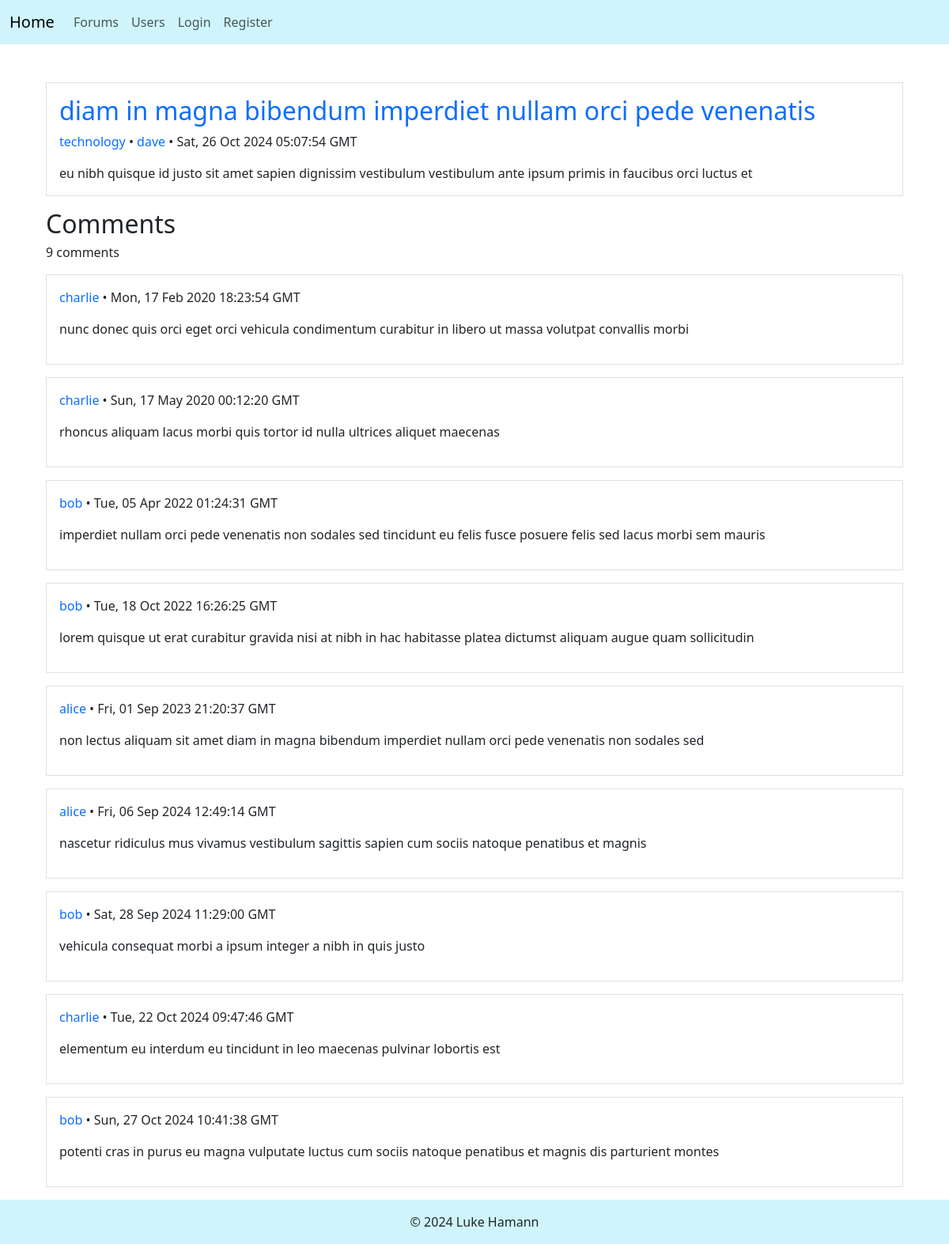
The app's page /?action=post&id=68 with its own data.
### tables this page shows
CREATE TABLE Posts (
    id int NOT NULL AUTO_INCREMENT,
    title varchar(128) NOT NULL,
    content varchar(1024) NOT NULL,
    creationDate datetime NOT NULL DEFAULT CURRENT_TIMESTAMP,
    userId int NOT NULL,
    forumId int NOT NULL,
    isHidden boolean NOT NULL,
    PRIMARY KEY (id),
    FOREIGN KEY (userId) REFERENCES Users(id) ON DELETE CASCADE,
    FOREIGN KEY (forumId) REFERENCES Forums(id) ON DELETE CASCADE
);

CREATE TABLE Forums (
    id int NOT NULL AUTO_INCREMENT,
    name varchar(32) NOT NULL,
    PRIMARY KEY (id),
    UNIQUE (name)
);

CREATE TABLE Users (
    id int NOT NULL AUTO_INCREMENT,
    name varchar(32) NOT NULL,
    password varchar(255) NOT NULL,
    isAdmin boolean NOT NULL,
    isGhost boolean NOT NULL,
    PRIMARY KEY (id),
    UNIQUE (name)
);

CREATE TABLE Comments (
    id int NOT NULL AUTO_INCREMENT,
    content varchar(1024) NOT NULL,
    creationDate datetime NOT NULL DEFAULT CURRENT_TIMESTAMP,
    postId int NOT NULL,
    userId int NOT NULL,
    PRIMARY KEY (id),
    FOREIGN KEY (postId) REFERENCES Posts(id) ON DELETE CASCADE,
    FOREIGN KEY (userId) REFERENCES Users(id) ON DELETE CASCADE
);

### index.php (called while the page is built, shortened)
<?php
require_once('models/entities/forum.php');
require_once('models/entities/user.php');
require_once('models/entities/post.php');
require_once('models/entities/comment.php');
require_once('models/databases/_database.php');
require_once('models/databases/postDB.php');
require('./controllers/postController.php');
?>

### models/entities/post.php (called while the page is built, shortened)
<?php
class Post {
    public function __construct($id, $title, $content, $creationDate,
        $userId, $user, $forumId, $forum, $comments, $isHidden) {
        $this->id = $id;
        $this->title = $title;
        $this->content = $content;
        $this->creationDate = $creationDate;
        $this->user = $user;
        $this->forumId = $forumId;
        $this->forum = $forum;
        $this->isHidden = $isHidden;
    }
}
?>

### models/databases/_database.php (called while the page is built, shortened)
<?php
class Database {
    private static $dsn = 'mysql:host=localhost;dbname=forumSite';
    private static $username = 'forumSite';
    private static $password = 'password';
    private static $db;
    public static function getDB() {
        if (isset(self::$db)) return self::$db;
        try {
            self::$db = new PDO(self::$dsn, self::$username, self::$password);
        } catch (PDOException $e) {
            throw new Exception('Database connection error');
        }
        return self::$db;
    }
    public static function execute(string $query, array $bindings = []) {
        $db = self::getDB();
        $statement = $db->prepare($query);
        foreach ($bindings as $key => $value) {
            $statement->bindValue($key, $value);
        }
        $statement->execute();
        $rows = $statement->fetchAll();
        return $rows;
    }
}
?>

### models/databases/postDB.php (called while the page is built, shortened)
<?php
class PostDB {
    private static function convertRowToPost($row) {
        return new Post(
            $row['id'],
            $row['title'],
            $row['content'],
            new DateTime($row['creationDate']),
            $row['userId'],
            new User(
                $row['userId'],
                $row['userName'],
                '',
                $row['userIsAdmin'],
                $row['userIsGhost']
            ),
            $row['forumId'],
            new Forum($row['forumId'], $row['forumName'], []),
            [],
            $row['isHidden']
        );
    }
    public static function getPost(int $id) {
        $query = self::BASE_QUERY . 'WHERE Posts.id = :id';
        $rows = Database::execute($query, [':id' => $id]);
        $post = self::convertRowToPost($rows[0]);
        $post->comments = CommentDB::getPostComments($id);
        return $post;
    }
}
?>

### controllers/_utilityFunctions.php (called while the page is built, shortened)
<?php
function getObjectOr404($type, $id) {
    switch ($type) {
        case 'post':
            $object = PostDB::getPost($id);
            break;
    }
    return $object;
}
?>

### models/entities/forum.php (called while the page is built, shortened)
<?php
class Forum {
    public function __construct($id, $name, $posts) {
        $this->name = $name;
    }
}
?>

### models/entities/user.php (called while the page is built, shortened)
<?php
class User {
    public function __construct($id, $name, $password, $isAdmin, $isGhost) {
        $this->id = $id;
        $this->name = $name;
        $this->isGhost = $isGhost;
    }
}

### models/databases/commentDB.php (called while the page is built, shortened)
<?php
class CommentDB {
    public static function convertRowToComment($row) {
        return new Comment(
            $row['id'],
            $row['content'],
            new DateTime($row['creationDate']),
            $row['postId'],
            null,
            $row['userId'],
            new User(
                $row['userId'],
                $row['userName'],
                '',
                $row['userIsAdmin'],
                $row['userIsGhost']
            )
        );
    }
    public static function convertRowsToComments($rows) {
        $comments = [];
        foreach ($rows as $row) {
            $comments[] = self::convertRowToComment($row);
        }
        return $comments;
    }
    public static function getPostComments(int $postId) {
        $query = self::BASE_QUERY . '
            WHERE Comments.postId = :postId
            ORDER BY Comments.creationDate
        ';
        $rows = Database::execute($query, [':postId' => $postId]);
        return self::convertRowsToComments($rows);
    }
}
?>

### models/entities/comment.php (called while the page is built, shortened)
<?php
class Comment {
    public function __construct($id, $content, $creationDate, $postId, $post, $userId, $user) {
        $this->content = $content;
        $this->creationDate = $creationDate;
        $this->user = $user;
    }
}
?>

### views/shared/comment.php (the view, shortened to what this page needs)
<div class="p-3 m-3 border">
    <p>
        <?php if (!$comment->user->isGhost) : ?>
            <a href="?action=user&id=<?php echo $comment->user->id; ?>" class="text-decoration-none"><?php echo htmlspecialchars($comment->user->name); ?></a>
        <?php else : ?>
            [deleted user]
        <?php endif; ?>
        &bullet;
        <?php echo $comment->creationDate->format(DATE_RFC7231); ?>
    </p>
    <p>
        <?php echo nl2br(htmlspecialchars($comment->content)); ?>
    </p>
</div>

### views/post/post.php (shortened to what this page needs)
<?php include('./views/shared/header.php'); ?>
<div class="container mt-5">
    <?php include('./views/shared/post.php'); ?>
    <h2 class="mt-3 mx-3 mb-1">Comments</h2>
    <div class="ms-3">
        <?php echo count($post->comments) . ' comment' . (count($post->comments) == 1 ? '' : 's'); ?>
    </div>
    <?php if (count($post->comments) > 0) : ?>
        <?php foreach ($post->comments as $comment) : ?>
            <?php include('./views/shared/comment.php'); ?>
        <?php endforeach; ?>
    <?php endif; ?>
</div>
<?php include('./views/shared/footer.php'); ?>

### views/shared/post.php (shortened to what this page needs)
<div class="p-3 m-3 border">
    <h2>
        <a href="?action=post&id=<?php echo $post->id; ?>" class="text-decoration-none"><?php echo ($post->isHidden ? '[deleted]' : htmlspecialchars($post->title)); ?></a>
    </h2>
    <div class="mb-3">
        <a href="?action=forum&id=<?php echo $post->forumId; ?>" class="text-decoration-none"><?php echo htmlspecialchars($post->forum->name); ?></a>
        &bullet;
        <?php if ($post->user->isGhost) : ?>
            [deleted user]
        <?php else : ?>
            <a href="?action=user&id=<?php echo $post->user->id; ?>" class="text-decoration-none"><?php echo htmlspecialchars($post->user->name); ?></a>
        <?php endif; ?>
        &bullet;
        <?php echo $post->creationDate->format(DATE_RFC7231); ?>
    </div>
    <div>
        <?php if ($post->isHidden) : ?>
            [deleted]
        <?php else : ?>
            <?php echo nl2br(htmlspecialchars($post->content)); ?>
        <?php endif; ?>
    </div>
</div>

### css/main.css (style rules this page uses)
body { display: flex; flex-direction: column; min-height: 100vh; overflow-x: hidden; }

### records on screen
posts: title "diam in magna bibendum imperdiet nullam orci pede venenatis", forumId.name "technology", userId.name "dave", content "eu nibh quisque id justo sit amet sapien dignissim vestibulum vestibulum ante ipsum primis in faucibus orci luctus et"
comments: userId.name "charlie", format "Mon, 17 Feb 2020 18:23:54 GMT", content "nunc donec quis orci eget orci vehicula condimentum curabitur in libero ut massa volutpat convallis morbi"
comments: userId.name "charlie", format "Sun, 17 May 2020 00:12:20 GMT", content "rhoncus aliquam lacus morbi quis tortor id nulla ultrices aliquet maecenas"
comments: userId.name "bob", format "Tue, 05 Apr 2022 01:24:31 GMT", content "imperdiet nullam orci pede venenatis non sodales sed tincidunt eu felis fusce posuere felis sed lacus morbi sem mauris"
comments: userId.name "bob", format "Tue, 18 Oct 2022 16:26:25 GMT", content "lorem quisque ut erat curabitur gravida nisi at nibh in hac habitasse platea dictumst aliquam augue quam sollicitudin"
comments: userId.name "alice", format "Fri, 01 Sep 2023 21:20:37 GMT", content "non lectus aliquam sit amet diam in magna bibendum imperdiet nullam orci pede venenatis non sodales sed"
comments: userId.name "alice", format "Fri, 06 Sep 2024 12:49:14 GMT", content "nascetur ridiculus mus vivamus vestibulum sagittis sapien cum sociis natoque penatibus et magnis"
comments: userId.name "bob", format "Sat, 28 Sep 2024 11:29:00 GMT", content "vehicula consequat morbi a ipsum integer a nibh in quis justo"
comments: userId.name "charlie", format "Tue, 22 Oct 2024 09:47:46 GMT", content "elementum eu interdum eu tincidunt in leo maecenas pulvinar lobortis est"
comments: userId.name "bob", format "Sun, 27 Oct 2024 10:41:38 GMT", content "potenti cras in purus eu magna vulputate luctus cum sociis natoque penatibus et magnis dis parturient montes"

### other values on screen
$post->creationDate->format(DATE_RFC7231) "Sat, 26 Oct 2024 05:07:54 GMT"
count($post->comments) "9"
